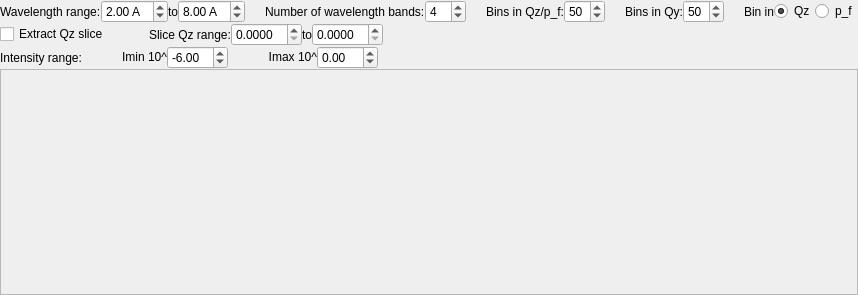
       <widget class="QWidget" name="gisansTab">
        <attribute name="title">
         <string>GISANS</string>
        </attribute>
        <layout class="QGridLayout" name="gridLayout_13">
         <property name="margin">
          <number>0</number>
         </property>
         <property name="spacing">
          <number>0</number>
         </property>
         <item row="0" column="0" colspan="2">
          <layout class="QHBoxLayout" name="horizontalLayout_14">
           <item>
            <layout class="QVBoxLayout" name="verticalLayout_25">
             <item>
              <layout class="QHBoxLayout" name="horizontalLayout_22">
               <item>
                <widget class="QLabel" name="label_47">
                 <property name="text">
                  <string>Wavelength range:</string>
                 </property>
                </widget>
               </item>
               <item>
                <widget class="QDoubleSpinBox" name="gisans_wl_min_spinbox">
                 <property name="suffix">
                  <string> A</string>
                 </property>
                 <property name="singleStep">
                  <double>0.500000000000000</double>
                 </property>
                 <property name="value">
                  <double>2.000000000000000</double>
                 </property>
                </widget>
               </item>
               <item>
                <widget class="QLabel" name="label_48">
                 <property name="text">
                  <string>to</string>
                 </property>
                </widget>
               </item>
               <item>
                <widget class="QDoubleSpinBox" name="gisans_wl_max_spinbox">
                 <property name="suffix">
                  <string> A</string>
                 </property>
                 <property name="singleStep">
                  <double>0.500000000000000</double>
                 </property>
                 <property name="value">
                  <double>8.000000000000000</double>
                 </property>
                </widget>
               </item>
               <item>
                <spacer name="horizontalSpacer_18">
                 <property name="orientation">
                  <enum>Qt::Horizontal</enum>
                 </property>
                 <property name="sizeHint" stdset="0">
                  <size>
                   <width>20</width>
                   <height>20</height>
                  </size>
                 </property>
                </spacer>
               </item>
               <item>
                <widget class="QLabel" name="label_49">
                 <property name="text">
                  <string>Number of wavelength bands:</string>
                 </property>
                </widget>
               </item>
               <item>
                <widget class="QSpinBox" name="gisans_wl_npts_spinbox">
                 <property name="value">
                  <number>4</number>
                 </property>
                </widget>
               </item>
               <item>
                <spacer name="horizontalSpacer_17">
                 <property name="orientation">
                  <enum>Qt::Horizontal</enum>
                 </property>
                 <property name="sizeHint" stdset="0">
                  <size>
                   <width>20</width>
                   <height>20</height>
                  </size>
                 </property>
                </spacer>
               </item>
               <item>
                <widget class="QLabel" name="label_51">
                 <property name="text">
                  <string>Bins in Qz/p_f:</string>
                 </property>
                </widget>
               </item>
               <item>
                <widget class="QSpinBox" name="gisans_qz_npts_spinbox">
                 <property name="singleStep">
                  <number>5</number>
                 </property>
                 <property name="value">
                  <number>50</number>
                 </property>
                </widget>
               </item>
               <item>
                <spacer name="horizontalSpacer_21">
                 <property name="orientation">
                  <enum>Qt::Horizontal</enum>
                 </property>
                 <property name="sizeHint" stdset="0">
                  <size>
                   <width>20</width>
                   <height>20</height>
                  </size>
                 </property>
                </spacer>
               </item>
               <item>
                <widget class="QLabel" name="label_52">
                 <property name="text">
                  <string>Bins in Qy:</string>
                 </property>
                </widget>
               </item>
               <item>
                <widget class="QSpinBox" name="gisans_qy_npts_spinbox">
                 <property name="singleStep">
                  <number>5</number>
                 </property>
                 <property name="value">
                  <number>50</number>
                 </property>
                </widget>
               </item>
               <item>
                <spacer name="horizontalSpacer_20">
                 <property name="orientation">
                  <enum>Qt::Horizontal</enum>
                 </property>
                 <property name="sizeHint" stdset="0">
                  <size>
                   <width>20</width>
                   <height>20</height>
                  </size>
                 </property>
                </spacer>
               </item>
               <item>
                <widget class="QLabel" name="label_50">
                 <property name="text">
                  <string>Bin in</string>
                 </property>
                </widget>
               </item>
               <item>
                <widget class="QRadioButton" name="gisans_qz_radio">
                 <property name="text">
                  <string>Qz</string>
                 </property>
                 <property name="checked">
                  <bool>true</bool>
                 </property>
                </widget>
               </item>
               <item>
                <widget class="QRadioButton" name="gisans_pf_radio">
                 <property name="text">
                  <string>p_f</string>
                 </property>
                </widget>
               </item>
              </layout>
             </item>
             <item>
              <layout class="QHBoxLayout" name="horizontalLayout_3">
               <property name="topMargin">
                <number>0</number>
               </property>
               <item>
                <widget class="QCheckBox" name="gisans_slice_checkbox">
                 <property name="text">
                  <string>Extract Qz slice</string>
                 </property>
                </widget>
               </item>
               <item>
                <spacer name="horizontalSpacer_22">
                 <property name="orientation">
                  <enum>Qt::Horizontal</enum>
                 </property>
                 <property name="sizeType">
                  <enum>QSizePolicy::Fixed</enum>
                 </property>
                 <property name="sizeHint" stdset="0">
                  <size>
                   <width>40</width>
                   <height>20</height>
                  </size>
                 </property>
                </spacer>
               </item>
               <item>
                <widget class="QLabel" name="label_44">
                 <property name="text">
                  <string>Slice Qz range:</string>
                 </property>
                </widget>
               </item>
               <item>
                <widget class="QDoubleSpinBox" name="gisans_qz_min_spinbox">
                 <property name="decimals">
                  <number>4</number>
                 </property>
                </widget>
               </item>
               <item>
                <widget class="QLabel" name="label_55">
                 <property name="text">
                  <string>to</string>
                 </property>
                </widget>
               </item>
               <item>
                <widget class="QDoubleSpinBox" name="gisans_qz_max_spinbox">
                 <property name="decimals">
                  <number>4</number>
                 </property>
                </widget>
               </item>
               <item>
                <spacer name="horizontalSpacer_25">
                 <property name="orientation">
                  <enum>Qt::Horizontal</enum>
                 </property>
                 <property name="sizeHint" stdset="0">
                  <size>
                   <width>40</width>
                   <height>20</height>
                  </size>
                 </property>
                </spacer>
               </item>
              </layout>
             </item>
             <item>
              <layout class="QHBoxLayout" name="horizontalLayout_20">
               <item>
                <widget class="QLabel" name="label_46">
                 <property name="text">
                  <string>Intensity range:</string>
                 </property>
                </widget>
               </item>
               <item>
                <spacer name="horizontalSpacer_14">
                 <property name="orientation">
                  <enum>Qt::Horizontal</enum>
                 </property>
                 <property name="sizeType">
                  <enum>QSizePolicy::Fixed</enum>
                 </property>
                 <property name="sizeHint" stdset="0">
                  <size>
                   <width>40</width>
                   <height>20</height>
                  </size>
                 </property>
                </spacer>
               </item>
               <item>
                <widget class="QLabel" name="label_16">
                 <property name="sizePolicy">
                  <sizepolicy hsizetype="Preferred" vsizetype="Fixed">
                   <horstretch>0</horstretch>
                   <verstretch>0</verstretch>
                  </sizepolicy>
                 </property>
                 <property name="text">
                  <string>Imin 10^</string>
                 </property>
                 <property name="alignment">
                  <set>Qt::AlignRight|Qt::AlignTrailing|Qt::AlignVCenter</set>
                 </property>
                </widget>
               </item>
               <item>
                <widget class="QDoubleSpinBox" name="gisansImin">
                 <property name="minimum">
                  <double>-20.000000000000000</double>
                 </property>
                 <property name="maximum">
                  <double>2.000000000000000</double>
                 </property>
                 <property name="singleStep">
                  <double>0.250000000000000</double>
                 </property>
                 <property name="value">
                  <double>-6.000000000000000</double>
                 </property>
                </widget>
               </item>
               <item>
                <spacer name="horizontalSpacer_16">
                 <property name="orientation">
                  <enum>Qt::Horizontal</enum>
                 </property>
                 <property name="sizeType">
                  <enum>QSizePolicy::Fixed</enum>
                 </property>
                 <property name="sizeHint" stdset="0">
                  <size>
                   <width>40</width>
                   <height>20</height>
                  </size>
                 </property>
                </spacer>
               </item>
               <item>
                <widget class="QLabel" name="label_32">
                 <property name="sizePolicy">
                  <sizepolicy hsizetype="Preferred" vsizetype="Fixed">
                   <horstretch>0</horstretch>
                   <verstretch>0</verstretch>
                  </sizepolicy>
                 </property>
                 <property name="text">
                  <string>Imax 10^</string>
                 </property>
                 <property name="alignment">
                  <set>Qt::AlignRight|Qt::AlignTrailing|Qt::AlignVCenter</set>
                 </property>
                </widget>
               </item>
               <item>
                <widget class="QDoubleSpinBox" name="gisansImax">
                 <property name="minimum">
                  <double>-20.000000000000000</double>
                 </property>
                 <property name="maximum">
                  <double>2.000000000000000</double>
                 </property>
                 <property name="singleStep">
                  <double>0.250000000000000</double>
                 </property>
                </widget>
               </item>
               <item>
                <spacer name="horizontalSpacer_15">
                 <property name="orientation">
                  <enum>Qt::Horizontal</enum>
                 </property>
                 <property name="sizeHint" stdset="0">
                  <size>
                   <width>40</width>
                   <height>20</height>
                  </size>
                 </property>
                </spacer>
               </item>
              </layout>
             </item>
            </layout>
           </item>
          </layout>
         </item>
         <item row="1" column="0" colspan="2">
          <widget class="QFrame" name="frame_gisans_mm">
           <property name="frameShape">
            <enum>QFrame::StyledPanel</enum>
           </property>
           <property name="frameShadow">
            <enum>QFrame::Raised</enum>
           </property>
           <layout class="QVBoxLayout" name="verticalLayout_21">
            <item>
             <layout class="QGridLayout" name="gridLayout_6">
              <item row="1" column="1">
               <widget class="MPLWidget" name="gisans_pm" native="true">
                <property name="sizePolicy">
                 <sizepolicy hsizetype="Preferred" vsizetype="Preferred">
                  <horstretch>0</horstretch>
                  <verstretch>1</verstretch>
                 </sizepolicy>
                </property>
                <property name="minimumSize">
                 <size>
                  <width>100</width>
                  <height>100</height>
                 </size>
                </property>
               </widget>
              </item>
              <item row="1" column="2">
               <widget class="MPLWidget" name="gisans_mp" native="true">
                <property name="minimumSize">
                 <size>
                  <width>100</width>
                  <height>100</height>
                 </size>
                </property>
               </widget>
              </item>
              <item row="0" column="2">
               <widget class="MPLWidget" name="gisans_mm" native="true">
                <property name="sizePolicy">
                 <sizepolicy hsizetype="Preferred" vsizetype="Preferred">
                  <horstretch>0</horstretch>
                  <verstretch>1</verstretch>
                 </sizepolicy>
                </property>
                <property name="minimumSize">
                 <size>
                  <width>100</width>
                  <height>100</height>
                 </size>
                </property>
               </widget>
              </item>
              <item row="0" column="1">
               <widget class="MPLWidget" name="gisans_pp" native="true">
                <property name="minimumSize">
                 <size>
                  <width>100</width>
                  <height>100</height>
                 </size>
                </property>
               </widget>
              </item>
             </layout>
            </item>
           </layout>
          </widget>
         </item>
        </layout>
       </widget>
